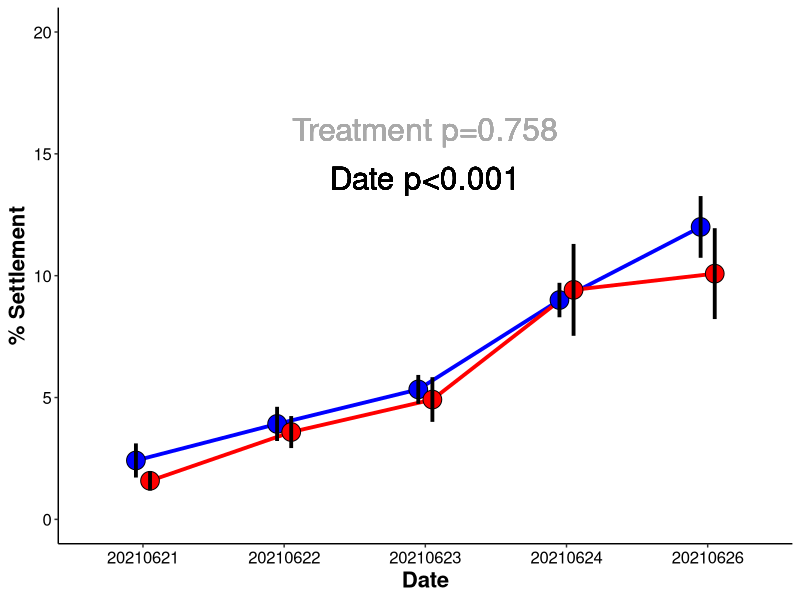
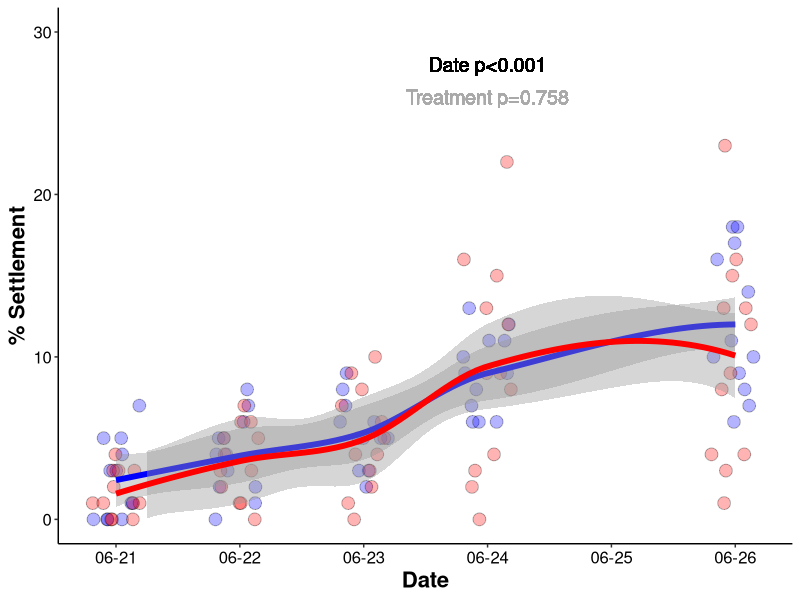
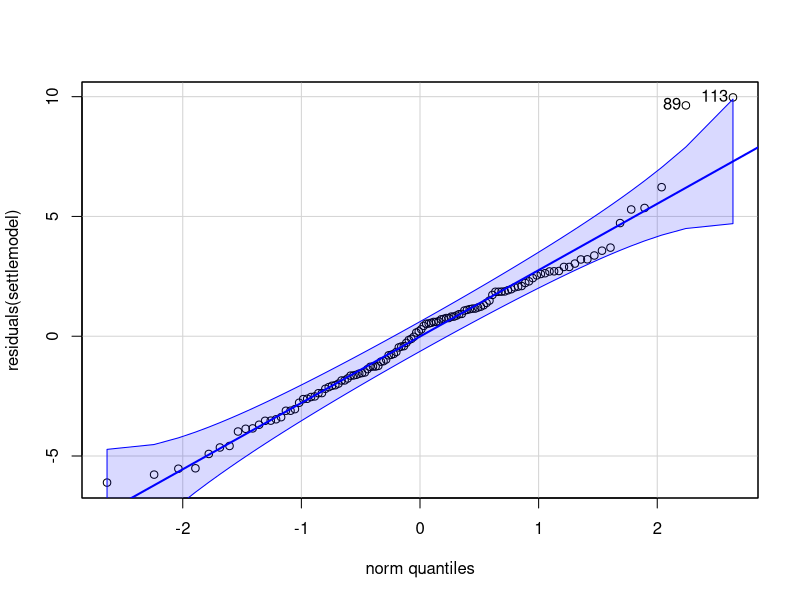
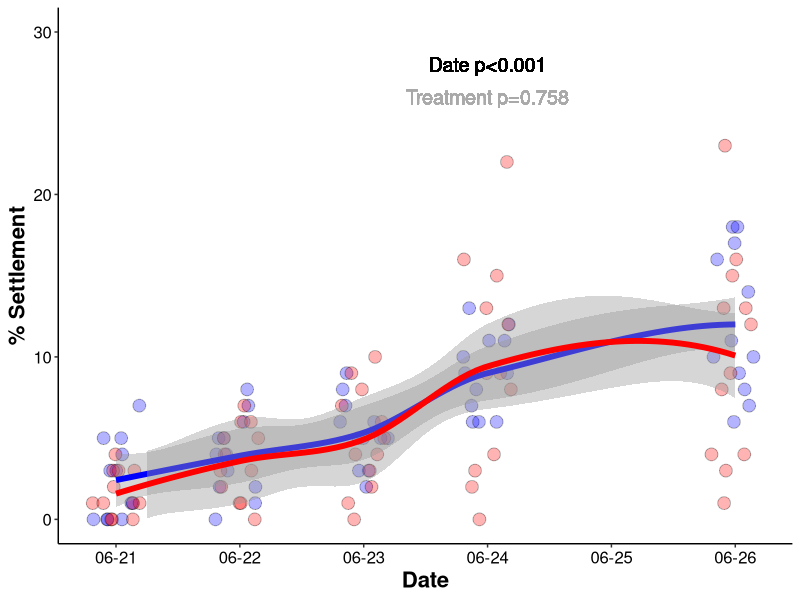

Reproduce these figures in R, in order.
## ---- chunk 1
knitr::opts_chunk$set(echo = TRUE, warning = FALSE, message = FALSE)
## ---- chunk 2
## install packages if you dont already have them in your library
if ("tidyverse" %in% rownames(installed.packages()) == 'FALSE') install.packages('tidyverse') 
if ("car" %in% rownames(installed.packages()) == 'FALSE') install.packages('car') 
if ("lme4" %in% rownames(installed.packages()) == 'FALSE') install.packages('lme4') 
if ("lmerTest" %in% rownames(installed.packages()) == 'FALSE') install.packages('lmerTest') 
if ("scales" %in% rownames(installed.packages()) == 'FALSE') install.packages('scales') 
if ("cowplot" %in% rownames(installed.packages()) == 'FALSE') install.packages('cowplot') 
if ("ggplot2" %in% rownames(installed.packages()) == 'FALSE') install.packages('ggplot2') 
if ("effects" %in% rownames(installed.packages()) == 'FALSE') install.packages('effects') 
if ("emmeans" %in% rownames(installed.packages()) == 'FALSE') install.packages('emmeans') 
if ("multcomp" %in% rownames(installed.packages()) == 'FALSE') install.packages('multcomp') 

#load packages
library("ggplot2")
library("tidyverse")
library('car')
library('lme4')
library('lmerTest')
library('scales')
library('cowplot')
library('effects')
library('emmeans')
library('multcomp')
## ---- chunk 3
settle<-read.csv("Mcap2021/Data/Settlement.csv")

settle$Date<-as.factor(settle$Date)
settle$DateTime<-as.POSIXct(settle$DateTime, tz="HST", format="%m/%d/%y")
## ---- chunk 4
settle_plot<-settle %>%
    dplyr::group_by(Date, Treatment)%>%
    dplyr::summarise(mean=mean(Settled), sd=sd(Settled), N=length(Settled), se=sd/sqrt(N))%>%
    ggplot(., aes(x = as.factor(Date), y = mean, group=interaction(Date, Treatment))) +
    geom_line(position=position_dodge(0.2), size=1.3, aes(color=Treatment, group=Treatment)) +
    geom_point(aes(fill=Treatment, group=interaction(Treatment, Date)), pch = 21, size=6, position = position_dodge(0.2)) + 
    geom_errorbar(aes(ymin=mean-se, ymax=mean+se, group=interaction(Treatment, Date)), width=0, linetype="solid", position=position_dodge(0.2), size=1.3, color="black")+
    xlab("Date") + 
    scale_fill_manual(name="Rearing Treatment", values=c("blue","red"))+
    scale_color_manual(name="Rearing Treatment", values=c("blue","red"))+
    ylab(expression(bold(paste("% Settlement")))) +
    geom_text(x=3, y=16, label="Treatment p=0.758", color="darkgray", size=8)+
    geom_text(x=3, y=14, label="Date p<0.001", color="black", size=8)+
    ylim(0, 20)+
    theme_classic() + 
    theme(
      legend.position="none",
      axis.title=element_text(face="bold", size=16),
      axis.text=element_text(size=12, color="black"), 
      legend.title=element_text(face="bold", size=14), 
      legend.text=element_text(size=12)
      ); settle_plot

#ggsave("Mcap2021/Figures/Settlement.png", settle_plot, dpi=300, w=8.5, h=5, units="in")
## ---- chunk 5
settle_plot2<-settle %>%
    
    ggplot(., aes(x = DateTime, y = Settled, group=Treatment)) +
    geom_point(aes(fill=Treatment), pch = 21, size=4, position = position_jitterdodge(dodge.width=0.05), alpha=0.3) + 
    geom_smooth(aes(group=Treatment, color=Treatment), stat="smooth", lwd=2)+
    xlab("Date") + 
    scale_fill_manual(name="Rearing Treatment", values=c("blue","red"))+
    scale_color_manual(name="Rearing Treatment", values=c("blue","red"))+
    ylab(expression(bold(paste("% Settlement")))) +
    scale_x_datetime(date_breaks="1 day",minor_breaks=waiver(),labels=date_format("%m-%d"))+
    geom_text(x=as.POSIXct("2021-06-24"), y=26, label="Treatment p=0.758", color="darkgray", size=5)+
    geom_text(x=as.POSIXct("2021-06-24"), y=28, label="Date p<0.001", color="black", size=5)+
    ylim(0, 30)+
    theme_classic() + 
    theme(
      legend.position="none",
      axis.title=element_text(face="bold", size=16),
      axis.text=element_text(size=12, color="black"), 
      legend.title=element_text(face="bold", size=14), 
      legend.text=element_text(size=12)
      ); settle_plot2

ggsave("Mcap2021/Figures/Settlement.png", settle_plot2, dpi=300, w=5, h=5, units="in")
## ---- chunk 6
settlemodel<-lmer(Settled~Treatment*Date + (1|Tank), data=settle) #run as random
anova(settlemodel, type="II")
summary(settlemodel)
## ---- chunk 7
qqPlot(residuals(settlemodel))
leveneTest(residuals(settlemodel)~Treatment*Date, data=settle)
## ---- chunk 8
emm<-emmeans(settlemodel, ~Treatment|Date)
cld(emm)
